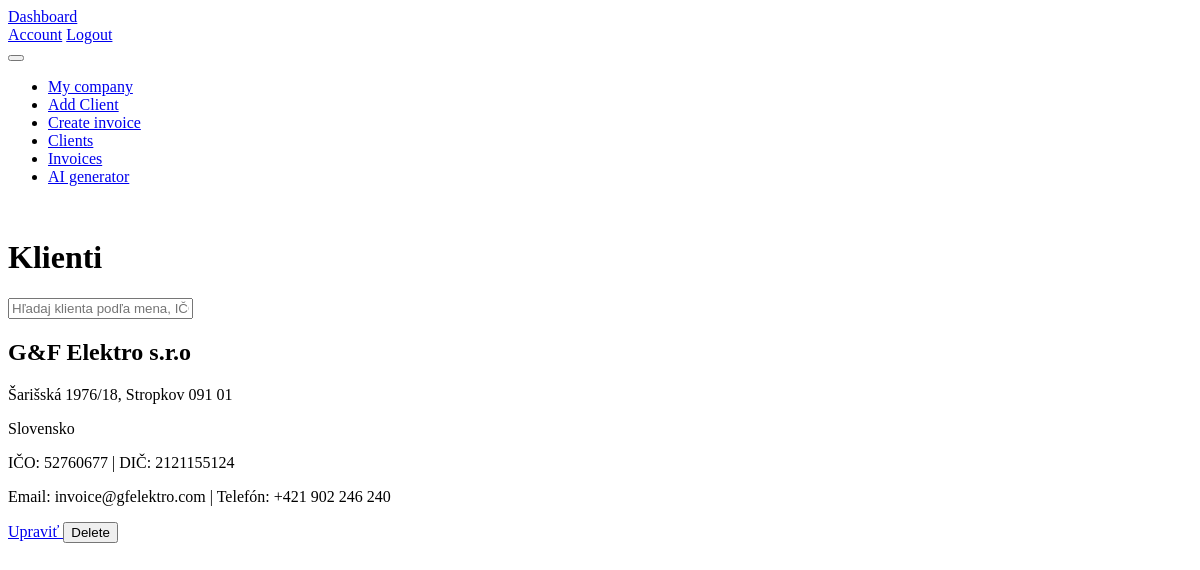
The app's page /clients (signed in), older data.
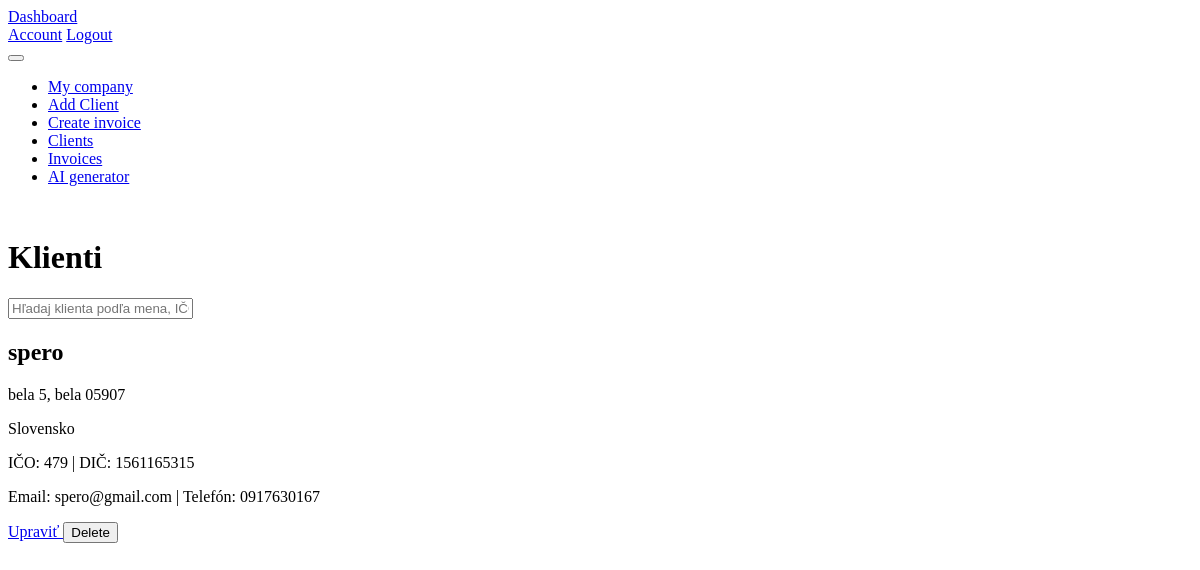
The same page, newer data.
### models.py (models this page shows)
class Client(db.Model):
        __tablename__ = 'clients'
        id = db.Column(db.Integer, primary_key=True)
        name = db.Column(db.String(100), nullable=False)
        ico = db.Column(db.String(20), nullable=False)
        dic = db.Column(db.String(20), nullable=False)
        street = db.Column(db.String(100), nullable=False)
        user_id = db.Column(db.Integer, db.ForeignKey('users.id'), nullable=False)
        user = db.relationship('User', backref=db.backref('clients', lazy=True))
        city = db.Column(db.String(50), nullable=False)
        zip_code = db.Column(db.String(20), nullable=False)
        country = db.Column(db.String(50), nullable=False)
        email = db.Column(db.String(100), nullable=False)
        phone = db.Column(db.String(20), nullable=False)
        iban = db.Column(db.String(34), nullable=False)
        bic = db.Column(db.String(11), nullable=False)
        is_vat_payer = db.Column(db.Boolean, default=False)
        ic_dph = db.Column(db.String(20), nullable=True)  # Optional field for VAT ID if the client is a VAT payer

### routes.py (the view)
@main.route('/clients')
@login_required
def list_clients():
    return render_template('clients.html', clients=db.session.query(Client).filter_by(user_id=current_user.id).all())

### templates/clients.html (shortened to what this page needs)
{% extends 'base.html' %}
{% block content %}
<h1>Klienti</h1>
<input type="text" id="clientSearch" class="form-control mb-3" placeholder="Hľadaj klienta podľa mena, IČO alebo emailu">
    {% if clients %}
<div class="clients-list">
    {% for client in clients %}
    <div class="client mb-4 p-3 border rounded">
        <div class="row">
            <div class="col-md-9">
                <h2>{{ client.name }}</h2>
                <p>{{ client.street }}, {{ client.city }} {{ client.zip_code }}</p>
                <p>{{ client.country }}</p>
                <p>IČO: {{ client.ico }} | DIČ: {{ client.dic }}</p>
                <p>Email: {{ client.email }} | Telefón: {{ client.phone }}</p>
            </div>
            <div class="col-md-3 d-flex flex-column align-items-end justify-content-start">
                <a href="{{ url_for('main.edit_client', client_id=client.id) }}" class="btn btn-primary mb-2">
                    Upraviť
                </a>
                <form action="{{ url_for('main.delete_client', client_id=client.id) }}" method="POST" style="display:inline;">
                <button type="submit" class="btn btn-danger btn-sm">Delete</button>
            </form>
            </div>
        </div>
    </div>
    {% endfor %}
</div>
{% endif %}
{% endblock %}

### templates/base.html (shortened to what this page needs)
<!DOCTYPE html>
<html lang="en" data-bs-theme="light">
<head>
  <link href="https://cdn.jsdelivr.net/npm/@tabler/core@1.4.0/dist/css/tabler.min.css" rel="stylesheet">
  <link href="https://cdn.jsdelivr.net/npm/@tabler/icons-webfont@latest/tabler-icons.min.css" rel="stylesheet">
</head>
<body>
  <div class="page">
    <header class="navbar navbar-expand-md navbar-light border-bottom d-print-none">
      <div class="container-xl">
        <a class="navbar-brand" href="/dashboard">
          <span class="navbar-brand-text">Dashboard</span>
        </a>
        <div class="navbar-nav flex-row order-md-last">
          <a class="nav-link px-2" href="{{ url_for('main.account') }}">Account</a>
          <a class="nav-link px-2" href="{{ url_for('main.logout') }}">Logout</a>
        </div>
        <button class="navbar-toggler" type="button" data-bs-toggle="collapse" data-bs-target="#navbar-menu">
        </button>
        <div class="collapse navbar-collapse" id="navbar-menu">
          <ul class="navbar-nav">
            <li class="nav-item"><a class="nav-link" href="/my_company"><span class="ms-2">My company</span></a></li>
            <li class="nav-item"><a class="nav-link" href="/add_client"><span class="ms-2">Add Client</span></a></li>
            <li class="nav-item"><a class="nav-link" href="/add_invoice"><span class="ms-2">Create invoice</span></a></li>
            <li class="nav-item"><a class="nav-link" href="/clients"><span class="ms-2">Clients</span></a></li>
            <li class="nav-item"><a class="nav-link" href="/invoices"><span class="ms-2">Invoices</span></a></li>
            <li class="nav-item"><a class="nav-link" href="/ai_invoice"><span class="ms-2">AI generator</span></a></li>
          </ul>
        </div>
      </div>
    </header>
    <div class="page-wrapper">
      <div class="container-fluid content-wrap">
        <div class="card card-body">
          {% block content %}{% endblock %}
        </div>
      </div>
    </div>
  </div>
</body>
</html>

### templates/base.html (style rules this page uses)
body { background: var(--tblr-bg-surface); }
.content-wrap { padding-top: 1rem; padding-bottom: 1rem; }

Row changes from the older to the newer data that the page shows:
changed Client "Slovensko": name "G&F Elektro s.r.o" → "spero"; street "Šarišská 1976/18" → "bela 5"; city "Stropkov" → "bela"; zip_code "091 01" → "05907"; ico "52760677" → "479"; dic "2121155124" → "1561165315"; email "invoice@gfelektro.com" → "spero@gmail.com"; phone "+421 902 246 240" → "0917630167"
